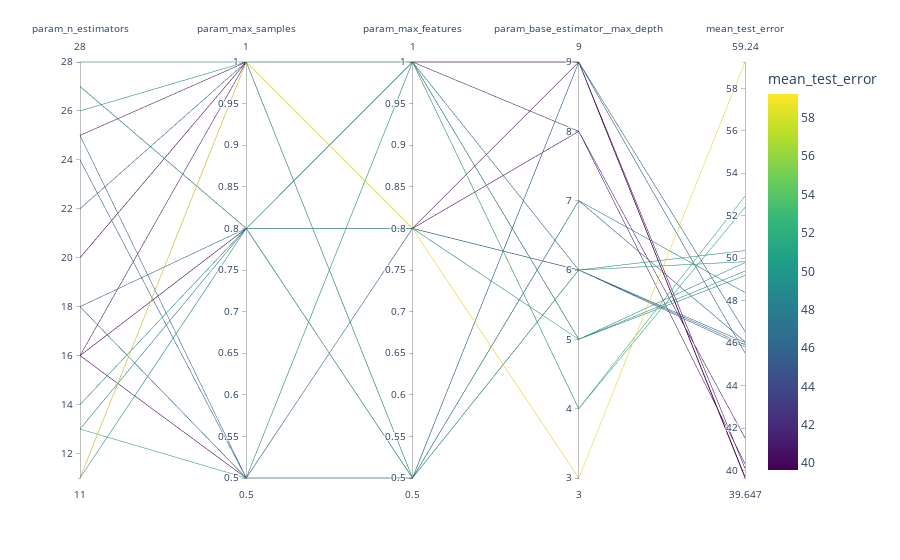

Source (notebook cell):
### Code cell
import numpy as np
import plotly.express as px

fig = px.parallel_coordinates(
    cv_results.apply(
        {
            "param_n_estimators": lambda x : x,
            "param_max_samples": lambda x : x,
            "param_max_features": lambda x : x,
            "param_base_estimator__max_depth": lambda x: x,
            "mean_test_error": lambda x: x,
        }
    ),
    color="mean_test_error",
    color_continuous_scale=px.colors.sequential.Viridis,
)
fig.show()

### Figure 1 — Plotly figure (JSON) as saved in the notebook; plotly's stock layout.template omitted (floating-point values rounded to 4 significant figures)
{"data": [{"dimensions": [{"label": "param_n_estimators", "values": [16, 25, 28, 25, 11, 20, 18, 24, 11, 13, 27, 16, 13, 18, 16, 26, 22, 27, 14, 11]}, {"label": "param_max_samples", "values": [0.5, 1, 1, 0.5, 1, 1, 0.5, 0.5, 0.8, 0.8, 0.8, 1, 0.5, 0.8, 0.8, 1, 1, 0.8, 0.8, 1]}, {"label": "param_max_features", "values": [1, 0.8, 1, 0.8, 0.8, 1, 0.5, 0.5, 1, 0.5, 0.8, 1, 1, 1, 0.8, 0.5, 0.5, 0.8, 0.5, 1]}, {"label": "param_base_estimator__max_depth", "values": [9, 8, 5, 6, 3, 9, 9, 9, 5, 7, 5, 8, 4, 6, 9, 6, 7, 6, 6, 4]}, {"label": "mean_test_error", "values": [40.1, 40.32, 49.18, 45.92, 59.24, 39.71, 46.55, 45.54, 49.39, 48.38, 49.79, 41.53, 52.39, 46.03, 39.65, 50.36, 46.06, 45.81, 49.83, 52.93]}], "domain": {"x": [0, 1], "y": [0, 1]}, "line": {"color": [40.1, 40.32, 49.18, 45.92, 59.24, 39.71, 46.55, 45.54, 49.39, 48.38, 49.79, 41.53, 52.39, 46.03, 39.65, 50.36, 46.06, 45.81, 49.83, 52.93], "coloraxis": "coloraxis"}, "name": "", "type": "parcoords"}], "layout": {"coloraxis": {"colorbar": {"title": {"text": "mean_test_error"}}, "colorscale": [[0, "#440154"], [0.1111, "#482878"], [0.2222, "#3e4989"], [0.3333, "#31688e"], [0.4444, "#26828e"], [0.5556, "#1f9e89"], [0.6667, "#35b779"], [0.7778, "#6ece58"], [0.8889, "#b5de2b"], [1, "#fde725"]]}, "legend": {"tracegroupgap": 0}, "margin": {"t": 60}}}
